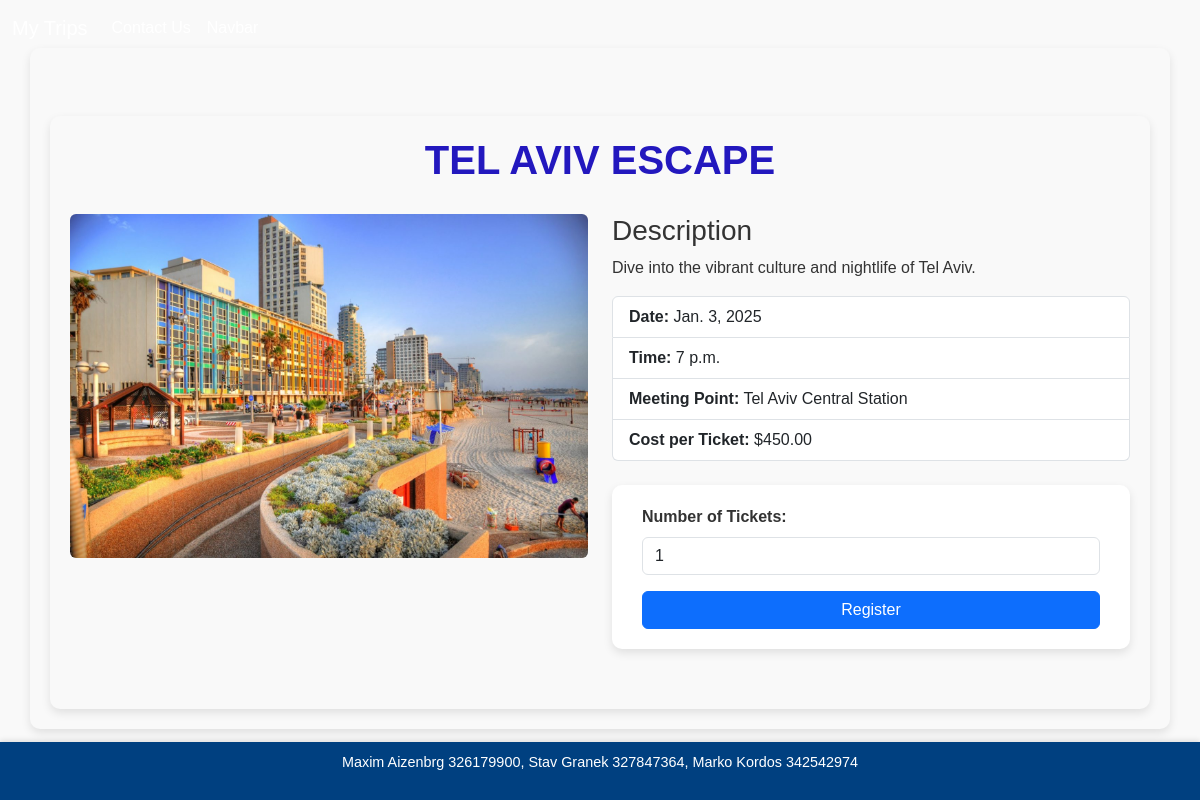
Page /trip_info/6/ on the earlier database version.
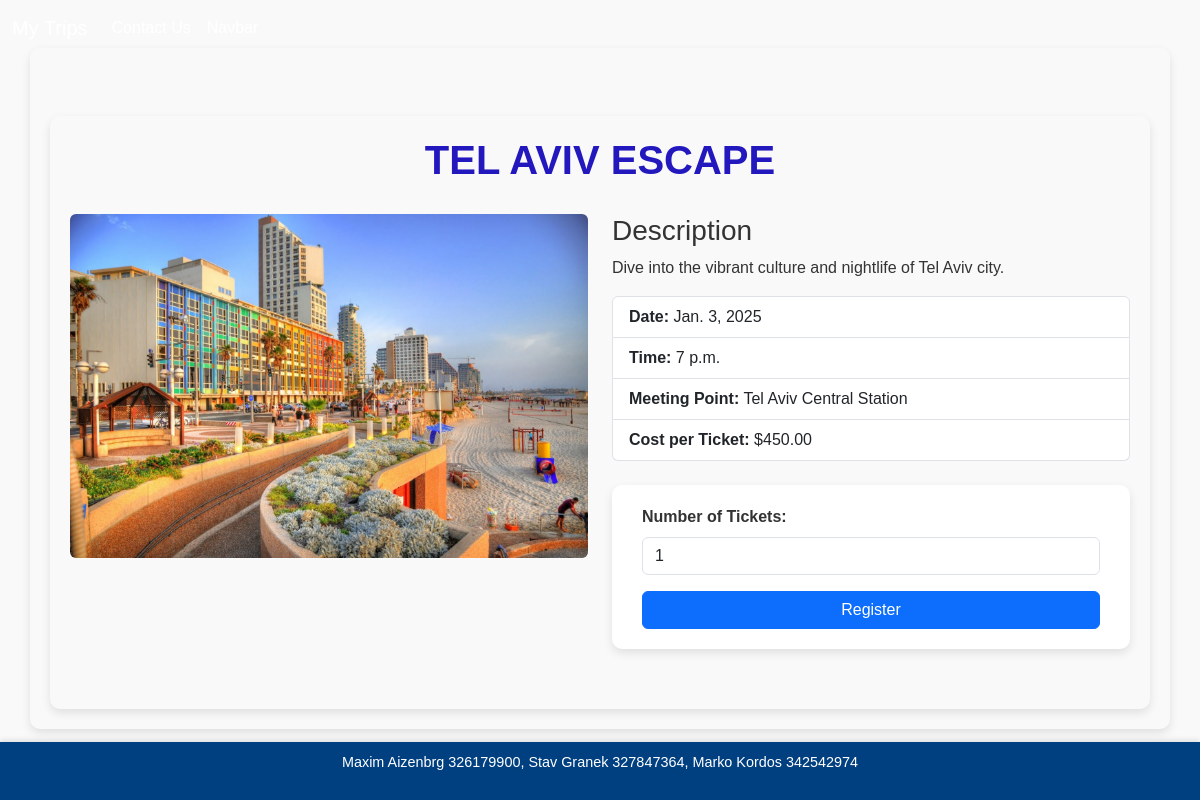
Same page on the later database version.
### main/models.py (models this page shows, shortened)
class Trip(models.Model):
    trip_id = models.AutoField(primary_key=True)
    name = models.CharField(max_length=100)
    description = models.TextField()
    image = models.CharField(max_length=200)
    link = models.URLField()
    date = models.DateField()
    time = models.TimeField()
    meeting_point = models.CharField(max_length=200)
    cost = models.DecimalField(max_digits=10, decimal_places=2)

### main/views.py (the view)
# urls.py: path("trip_info/<int:trip_id>/", views.trip_info, name="trip_info"),
def trip_info(request, trip_id):
    trip = get_object_or_404(Trip, trip_id=trip_id)
    return render(request, "main/trip_info.html", {"trip": trip})

### main/templates/main/trip_info.html (shortened to what this page needs)
{% extends 'main/mainlayout.html' %}
{% load static %}
{% block content %}
<div class="container mt-5">
    <h1 class="text-center" style="color: #2318be;">{{ trip.name }}</h1>
    <div class="row">
        <div class="col-md-6">
            <img src="{% static trip.image %}" class="img-fluid rounded" alt="{{ trip.name }}">
        </div>
        <div class="col-md-6">
            <h3>Description</h3>
            <p>{{ trip.description }}</p>
            <ul class="list-group">
                <li class="list-group-item"><strong>Date:</strong> {{ trip.date }}</li>
                <li class="list-group-item"><strong>Time:</strong> {{ trip.time }}</li>
                <li class="list-group-item"><strong>Meeting Point:</strong> {{ trip.meeting_point }}</li>
                <li class="list-group-item"><strong>Cost per Ticket:</strong> ${{ trip.cost }}</li>
            </ul>
            <form action="{% url 'registration' trip.trip_id %}" method="get" class="mt-4">
                <div class="mb-3">
                    <label for="tickets" class="form-label"><strong>Number of Tickets:</strong></label>
                    <input type="number" id="tickets" name="tickets" class="form-control" min="1" value="1" required>
                </div>
                <button type="submit" class="btn btn-primary w-100">Register</button>
            </form>
        </div>
    </div>
</div>
{% endblock %}

Differences in the rows shown:
changed Trip "TEL AVIV ESCAPE": description "Dive into the vibrant culture and nightlife of Tel Aviv." → "Dive into the vibrant culture and nightlife of Tel Aviv city."
